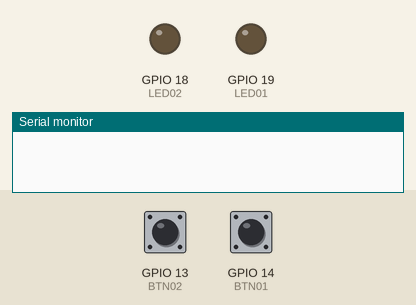
Recording of a sketch running on a simulated ESP32. On the bench: output pins drawn as LEDs (lit = HIGH), the last lines printed to the serial monitor. The inputs (shaded band) are chosen by the test bench; at power-on: GPIO 13 (BTN02) HIGH, GPIO 14 (BTN01) HIGH.

Above: at 1.2 s.
1.3 s: GPIO 13 (BTN02) pulled LOW for 0.15 s
At 1.37 s:
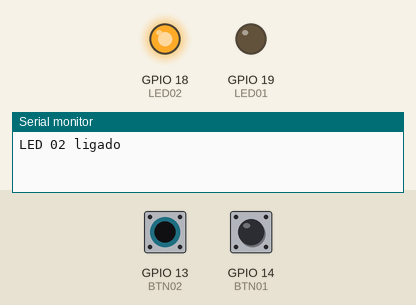
2.9 s: GPIO 14 (BTN01) pulled LOW for 0.15 s
At 2.97 s:
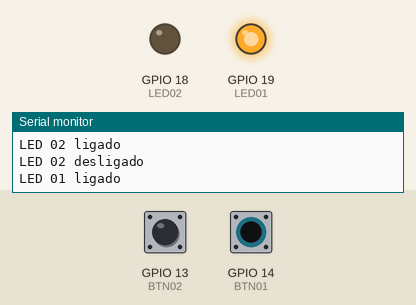
4.5 s: GPIO 14 (BTN01) pulled LOW for 3.2 s
At 8.9 s:
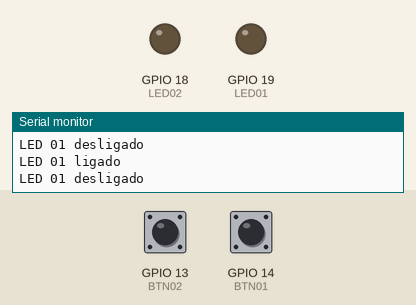
9.2 s: GPIO 13 (BTN02) pulled LOW for 3.2 s
At 10.2 s:
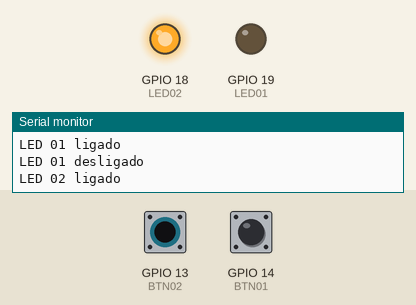
13.9 s: GPIO 13 (BTN02) driven LOW and GPIO 14 (BTN01) driven LOW
At 15.0 s:
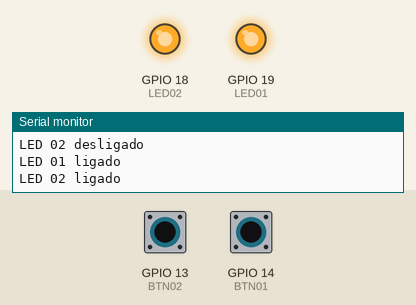
Timing chart, 0 to 16.5 s (numbered marks = the images above; inputs shaded):
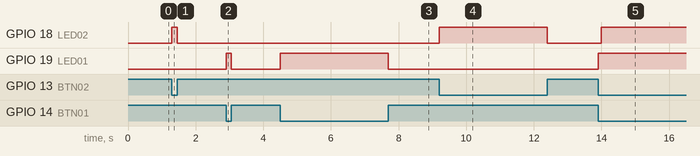

The sketch:

Aula07_Entradas_com_Saidas_Pausado.ino
```cpp
// Definição de entradas, saídas e variáveis
//Saídas
#define LED01 19
#define LED02 18

//Entradas
#define BTN01 14
#define BTN02 13

//Variáveis e Falgs
bool FLAG01;
bool FLAG02;

//----------------------------------------------------------------//
// Código que roda somente uma única vez na inicialização
void setup() {
  Serial.begin(115200);    // Habilita a comunicação serial
  pinMode(LED01, OUTPUT);  //Configura o LED01 como saída
  pinMode(LED02, OUTPUT);  //Configura o LED02 como saída
  pinMode(BTN01, INPUT);   //Configura o botão BTN01 como entrada
  pinMode(BTN02, INPUT);   //Configura o botão BTN02 como entrada
}

// Código que roda continuamente
void loop() {
  if ((digitalRead(BTN01) == LOW) && (FLAG01 == 0)) {
    FLAG01 = 1;
    digitalWrite(LED01, HIGH);
    Serial.println("LED 01 ligado");
    delay(100);
  }

  if ((digitalRead(BTN01) == HIGH) && (FLAG01 == 1)) {
    FLAG01 = 0;
    digitalWrite(LED01, LOW);
    Serial.println("LED 01 desligado");
    delay(100);
  }

  if ((digitalRead(BTN02) == LOW) && (FLAG02 == 0)) {
    FLAG02 = 1;
    digitalWrite(LED02, HIGH);
    Serial.println("LED 02 ligado");
    delay(100);
  }

  if ((digitalRead(BTN02) == HIGH) && (FLAG02 == 1)) {
    FLAG02 = 0;
    digitalWrite(LED02, LOW);
    Serial.println("LED 02 desligado");
    delay(100);
  }
}
```

Measured:
- after the input at 1.3 s, GPIO 18 (LED02): LOW → HIGH at once, → LOW 0.15 s later
- after the input at 2.9 s, GPIO 19 (LED01): LOW → HIGH at once, → LOW 0.15 s later
- after the input at 4.5 s, GPIO 19 (LED01): LOW → HIGH at once, → LOW 3.2 s later
- after the input at 9.2 s, GPIO 18 (LED02): LOW → HIGH at once, → LOW 3.2 s later
- after the input at 13.9 s, GPIO 18 (LED02): LOW → HIGH after 0.10 s; GPIO 19 (LED01): LOW → HIGH at once
